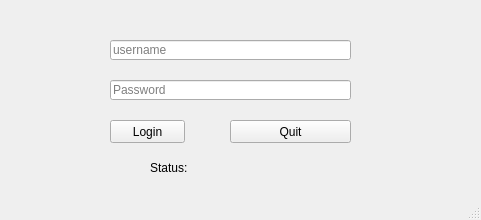
<?xml version="1.0" encoding="UTF-8"?>
<ui version="4.0">
 <class>MainWindow</class>
 <widget class="QMainWindow" name="MainWindow">
  <property name="geometry">
   <rect>
    <x>0</x>
    <y>0</y>
    <width>481</width>
    <height>220</height>
   </rect>
  </property>
  <property name="windowTitle">
   <string>MainWindow</string>
  </property>
  <widget class="QWidget" name="centralwidget">
   <widget class="QLineEdit" name="username">
    <property name="geometry">
     <rect>
      <x>110</x>
      <y>40</y>
      <width>241</width>
      <height>20</height>
     </rect>
    </property>
    <property name="placeholderText">
     <string>username</string>
    </property>
   </widget>
   <widget class="QLineEdit" name="password">
    <property name="geometry">
     <rect>
      <x>110</x>
      <y>80</y>
      <width>241</width>
      <height>20</height>
     </rect>
    </property>
    <property name="echoMode">
     <enum>QLineEdit::Password</enum>
    </property>
    <property name="placeholderText">
     <string>Password</string>
    </property>
   </widget>
   <widget class="QPushButton" name="login">
    <property name="geometry">
     <rect>
      <x>110</x>
      <y>120</y>
      <width>75</width>
      <height>23</height>
     </rect>
    </property>
    <property name="text">
     <string>Login</string>
    </property>
   </widget>
   <widget class="QPushButton" name="quit">
    <property name="geometry">
     <rect>
      <x>230</x>
      <y>120</y>
      <width>121</width>
      <height>23</height>
     </rect>
    </property>
    <property name="text">
     <string>Quit</string>
    </property>
   </widget>
   <widget class="QLabel" name="status">
    <property name="geometry">
     <rect>
      <x>150</x>
      <y>160</y>
      <width>161</width>
      <height>16</height>
     </rect>
    </property>
    <property name="text">
     <string>Status:</string>
    </property>
   </widget>
  </widget>
  <widget class="QMenuBar" name="menubar">
   <property name="geometry">
    <rect>
     <x>0</x>
     <y>0</y>
     <width>481</width>
     <height>17</height>
    </rect>
   </property>
  </widget>
  <widget class="QStatusBar" name="statusbar"/>
 </widget>
 <resources/>
 <connections/>
</ui>
